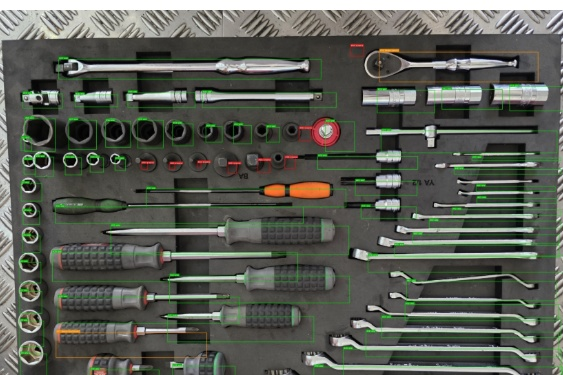
#> input picture test_shifted_tray.jpg, 563 x 375 px
$ python -i quality_gate.py   (imports and definitions only)   (older library calls are emulated)
#> lines starting #> are read from the running program, lines starting #| are printed output that depends on the picture; after the words box and inside, x2 and y2 are one past the last pixel; in counts of white or black regions, pixels touching at a corner belong together
#> further down, picture is the input picture: shape (375, 563, 3); mean B, G, R 84.5, 93.1, 89.5
"""
Step 0: Image Quality Gate
ตรวจสอบคุณภาพภาพก่อนส่งเข้า workflow หลัก

การตรวจ:
    1. ความคมชัด (Laplacian variance) — ป้องกันภาพเบลอ
    2. ความสว่าง (mean brightness) — ป้องกันมืด/สว่างเกิน
    3. ขนาดภาพ — ต้องมีความละเอียดพอสำหรับตรวจ 70 ช่อง
    4. อัตราส่วนภาพ — ตรวจว่าภาพไม่หมุนเกินควร
"""
from __future__ import annotations

import logging
import cv2
import numpy as np
from typing import NamedTuple

logger = logging.getLogger(__name__)


class QualityResult(NamedTuple):
    passed: bool
    issues: list[str]
    blur_score: float      # Laplacian variance — ยิ่งสูงยิ่งคมชัด
    brightness: float      # 0–255
    resolution: tuple[int, int]  # (width, height)
    score: float           # 0.0–1.0 คะแนนรวม

    # [9 lines left out: function to_dict, not called in this run]


class ImageQualityGate:
    """
    ตรวจคุณภาพภาพก่อนส่งเข้า workflow หลัก

    ค่า threshold ปรับได้จาก constructor — ยังไม่ล็อกตายตัวจนกว่าจะทดสอบกับมือถือจริง
    """

    def __init__(
        self,
        min_blur_score: float = 80.0,
        min_brightness: float = 40.0,
        max_brightness: float = 220.0,
        min_resolution: int = 640,          # ขนาดด้านสั้น (px) ขั้นต่ำ
        recommended_resolution: int = 1280, # แนะนำให้ได้ค่านี้
    ):
        self.min_blur_score = min_blur_score
        self.min_brightness = min_brightness
        self.max_brightness = max_brightness
        self.min_resolution = min_resolution
        self.recommended_resolution = recommended_resolution

    # [73 lines left out: function check, not called in this run]

    def check_tray_visible(self, image: np.ndarray, min_tray_ratio: float = 0.35) -> tuple[bool, str]:
        """
        ตรวจคร่าวๆ ว่าเห็นถาดในภาพหรือไม่
        ใช้หา contour สีเข้มขนาดใหญ่ (foam สีดำ/เข้ม)

        Returns:
            (tray_found: bool, message: str)
        """
#> called with min_tray_ratio = 0.35
        gray = cv2.cvtColor(image, cv2.COLOR_BGR2GRAY) if len(image.shape) == 3 else image.copy()
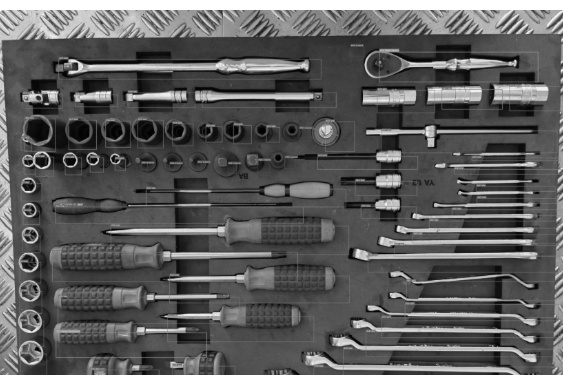
#> gray: shape (375, 563); min 0, max 255, mean 91.1
        h, w = gray.shape[:2]
#> h = 375; w = 563

        # ย่อภาพเพื่อความเร็ว
        scale = 400.0 / max(h, w)
#> scale = 0.71
        small = cv2.resize(gray, (int(w * scale), int(h * scale)))
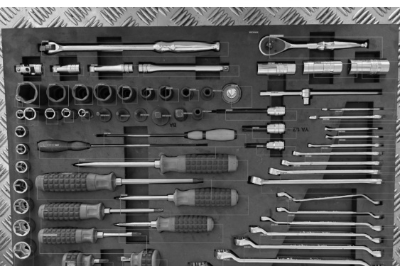
#> small: shape (266, 400); min 0, max 255, mean 90.9

        blur = cv2.GaussianBlur(small, (9, 9), 0)
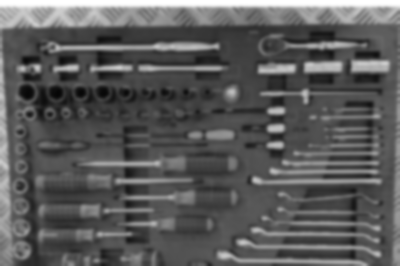
#> blur: shape (266, 400); min 6, max 255, mean 90.9
        thresh_val = float(np.percentile(blur, 40))
#> thresh_val = 74
        _, mask = cv2.threshold(blur, thresh_val, 255, cv2.THRESH_BINARY_INV)
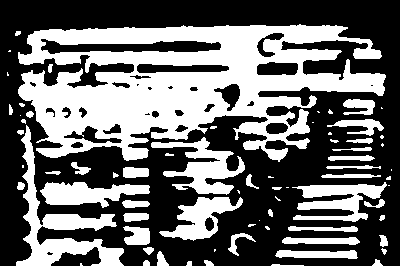
#> mask: shape (266, 400); 41.4% white; 72 white regions (26 under 20 px), largest, box (x1, y1, x2, y2) and area: (18, 24, 386, 162) 27619, (16, 125, 124, 266) 3737, (151, 137, 245, 195) 2156

        kernel = cv2.getStructuringElement(cv2.MORPH_RECT, (11, 11))
        mask = cv2.morphologyEx(mask, cv2.MORPH_CLOSE, kernel)
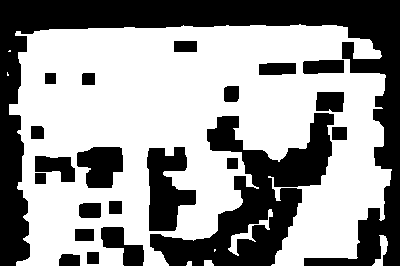
#> mask: shape (266, 400); 59% white; 22 black regions

        contours, _ = cv2.findContours(mask, cv2.RETR_EXTERNAL, cv2.CHAIN_APPROX_SIMPLE)
#> contours = 8 contours, 4 with area under 20; largest, box (x1, y1, x2, y2) and area: (9, 24, 392, 266) 69477, (228, 209, 273, 256) 290, (372, 235, 388, 266) 156, (204, 260, 214, 266) 39
        sh, sw = small.shape[:2]
#> sh = 266; sw = 400
        image_area = sw * sh
#> image_area = 106400

        for cnt in contours:
            area = cv2.contourArea(cnt)
            if area / image_area >= min_tray_ratio:
                return True, "พบถาดในภาพ"
#> this loop made 8 passes
#> area on passes 2, 4, 5, 8: 39, 156.5, 290, 69477

        return False, "ไม่พบถาดในภาพ กรุณาเล็งกล้องให้เห็นถาดชัดเจน"

>>> import cv2
>>> picture = cv2.imread('../test_shifted_tray.jpg')
>>> result = ImageQualityGate().check_tray_visible(picture)
#> result = (True, 'พบถาดในภาพ')

$ run again, on test_verified.jpg
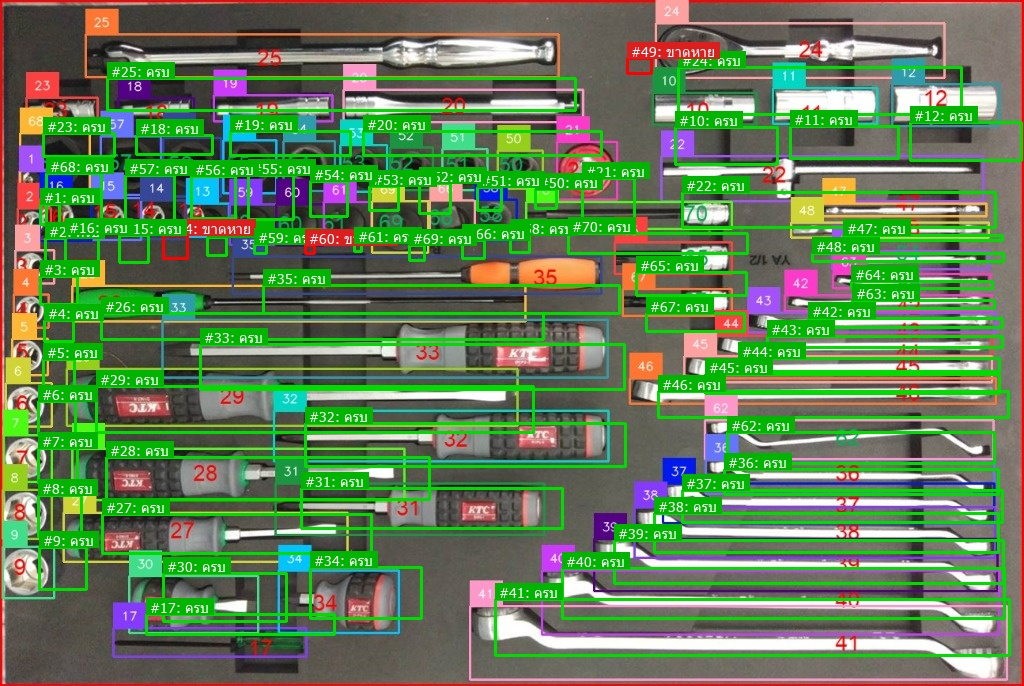
#> input picture test_verified.jpg, 1024 x 686 px
#> picture is the input picture: shape (686, 1024, 3); mean B, G, R 88.2, 126, 100.2
#> in check_tray_visible, `blur = cv2.GaussianBlur(small, (9, 9), 0)`:
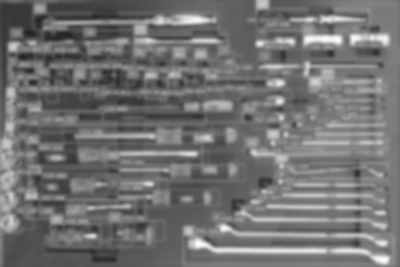
#> blur: shape (267, 400); min 32, max 252, mean 114
#> thresh_val = 103
#> in check_tray_visible, `mask = cv2.morphologyEx(mask, cv2.MORPH_CLOSE, kernel)`:
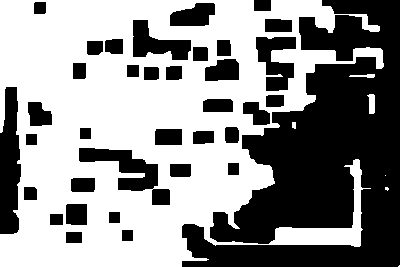
#> mask: shape (267, 400); 56.1% white; 36 black regions
#> contours = 7 contours, 4 with area under 20; largest, box (x1, y1, x2, y2) and area: (0, 0, 384, 267) 71078, (367, 94, 375, 114) 96, (349, 74, 375, 78) 39
#> the loop in check_tray_visible, `for cnt in contours:` made 7 passes
#> area on passes 5 to 7: 96.5, 39, 71078
#> result = (True, 'พบถาดในภาพ')
